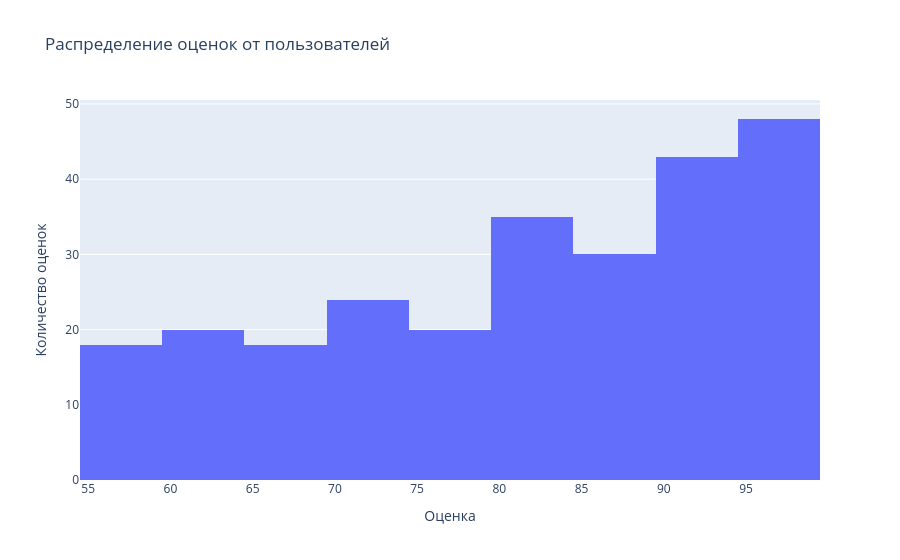

This figure's notebook cell:
### Code cell
fig = go.Figure()

fig.add_trace(go.Histogram(x = data_clean['user rating score']))
fig.update_layout(
        title='Распределение оценок от пользователей',
        xaxis_title='Оценка',
        yaxis_title='Количество оценок',
        width = 900)

fig.show()

### Figure 1 — Plotly figure (JSON) as saved in the notebook; plotly's stock layout.template omitted (floating-point values rounded to 4 significant figures; data arrays with more than 128 entries replaced by an {"elided": "..."} marker saying what was removed)
{"data": [{"type": "histogram", "x": {"elided": "500 float values"}}], "layout": {"title": {"text": "Распределение оценок от пользователей"}, "width": 900, "xaxis": {"title": {"text": "Оценка"}}, "yaxis": {"title": {"text": "Количество оценок"}}}}
